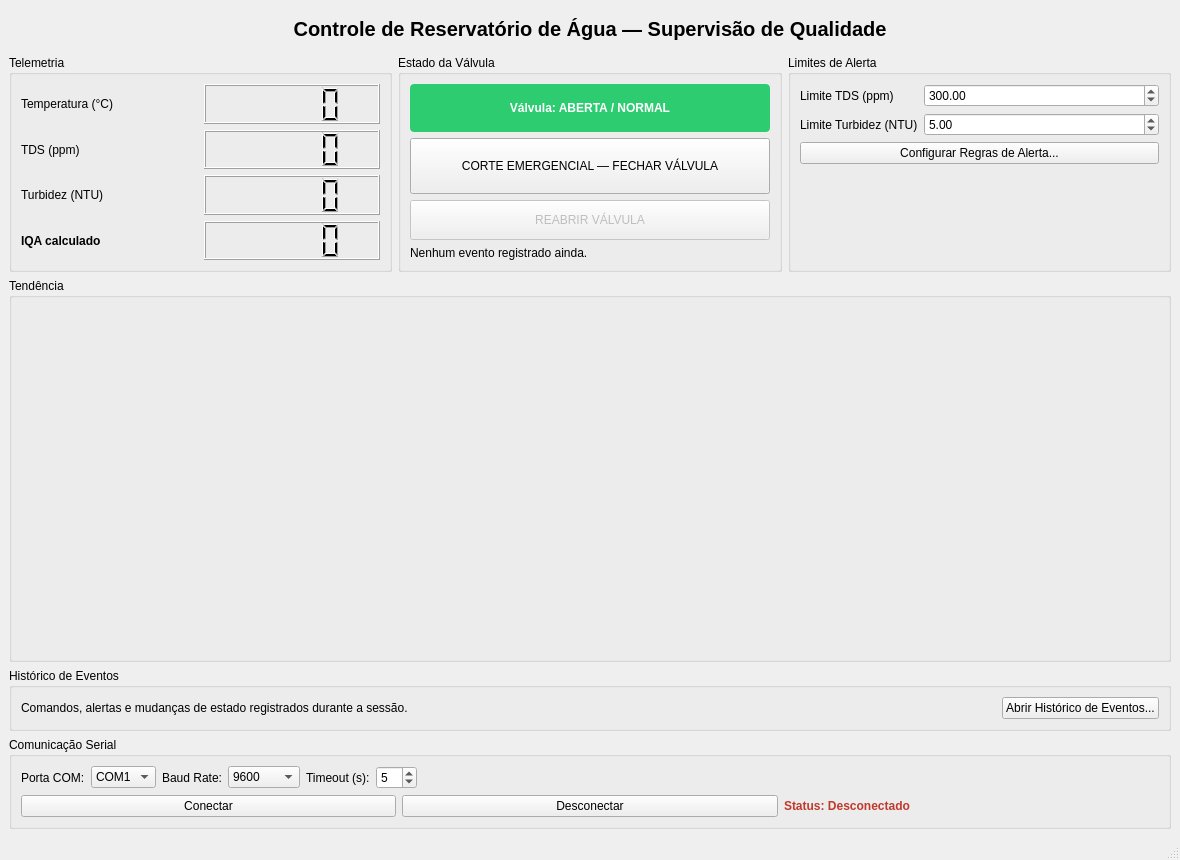
<?xml version="1.0" encoding="UTF-8"?>
<ui version="4.0">
 <class>MainWindow</class>
 <widget class="QMainWindow" name="MainWindow">
  <property name="geometry">
   <rect>
    <x>0</x>
    <y>0</y>
    <width>1180</width>
    <height>860</height>
   </rect>
  </property>
  <property name="minimumSize">
   <size>
    <width>1080</width>
    <height>780</height>
   </size>
  </property>
  <property name="windowTitle">
   <string>Controle de Reservatório de Água</string>
  </property>
  <widget class="QWidget" name="centralwidget">
   <layout class="QVBoxLayout" name="layout_principal">

    <item>
     <widget class="QLabel" name="lbl_titulo">
      <property name="text">
       <string>Controle de Reservatório de Água — Supervisão de Qualidade</string>
      </property>
      <property name="alignment">
       <set>Qt::AlignCenter</set>
      </property>
      <property name="styleSheet">
       <string notr="true">font-size: 20px; font-weight: bold; padding: 8px;</string>
      </property>
     </widget>
    </item>

    <item>
     <layout class="QHBoxLayout" name="layout_linha_topo">

      <item>
       <widget class="QGroupBox" name="group_telemetria">
        <property name="title">
         <string>Telemetria</string>
        </property>
        <layout class="QGridLayout" name="grid_telemetria">
         <item row="0" column="0">
          <widget class="QLabel" name="lbl_temperatura">
           <property name="text">
            <string>Temperatura (°C)</string>
           </property>
          </widget>
         </item>
         <item row="0" column="1">
          <widget class="QLCDNumber" name="lcd_temperatura">
           <property name="digitCount">
            <number>5</number>
           </property>
          </widget>
         </item>
         <item row="1" column="0">
          <widget class="QLabel" name="lbl_tds">
           <property name="text">
            <string>TDS (ppm)</string>
           </property>
          </widget>
         </item>
         <item row="1" column="1">
          <widget class="QLCDNumber" name="lcd_tds">
           <property name="digitCount">
            <number>5</number>
           </property>
          </widget>
         </item>
         <item row="2" column="0">
          <widget class="QLabel" name="lbl_turbidez">
           <property name="text">
            <string>Turbidez (NTU)</string>
           </property>
          </widget>
         </item>
         <item row="2" column="1">
          <widget class="QLCDNumber" name="lcd_turbidez">
           <property name="digitCount">
            <number>5</number>
           </property>
          </widget>
         </item>
         <item row="3" column="0">
          <widget class="QLabel" name="lbl_iqa">
           <property name="text">
            <string>IQA calculado</string>
           </property>
           <property name="styleSheet">
            <string notr="true">font-weight: bold;</string>
           </property>
          </widget>
         </item>
         <item row="3" column="1">
          <widget class="QLCDNumber" name="lcd_iqa">
           <property name="digitCount">
            <number>5</number>
           </property>
          </widget>
         </item>
        </layout>
       </widget>
      </item>

      <item>
       <widget class="QGroupBox" name="group_estado">
        <property name="title">
         <string>Estado da Válvula</string>
        </property>
        <layout class="QVBoxLayout" name="layout_estado">
         <item>
          <widget class="QLabel" name="lbl_valvula_status">
           <property name="text">
            <string>Válvula: ABERTA / NORMAL</string>
           </property>
           <property name="alignment">
            <set>Qt::AlignCenter</set>
           </property>
           <property name="minimumSize">
            <size>
             <width>0</width>
             <height>48</height>
            </size>
           </property>
           <property name="styleSheet">
            <string notr="true">background-color: #2ecc71; color: white; font-weight: bold; border-radius: 4px; padding: 8px;</string>
           </property>
          </widget>
         </item>
         <item>
          <widget class="QPushButton" name="btn_emergencia">
           <property name="text">
            <string>CORTE EMERGENCIAL — FECHAR VÁLVULA</string>
           </property>
           <property name="minimumSize">
            <size>
             <width>0</width>
             <height>56</height>
            </size>
           </property>
          </widget>
         </item>
         <item>
          <widget class="QPushButton" name="btn_abrir_valvula">
           <property name="enabled">
            <bool>false</bool>
           </property>
           <property name="text">
            <string>REABRIR VÁLVULA</string>
           </property>
           <property name="minimumSize">
            <size>
             <width>0</width>
             <height>40</height>
            </size>
           </property>
          </widget>
         </item>
         <item>
          <widget class="QLabel" name="lbl_ultimo_evento">
           <property name="text">
            <string>Nenhum evento registrado ainda.</string>
           </property>
           <property name="wordWrap">
            <bool>true</bool>
           </property>
          </widget>
         </item>
        </layout>
       </widget>
      </item>

      <item>
       <widget class="QGroupBox" name="group_setpoints">
        <property name="title">
         <string>Limites de Alerta</string>
        </property>
        <layout class="QFormLayout" name="form_setpoints">
         <item row="0" column="0">
          <widget class="QLabel" name="lbl_limite_tds">
           <property name="text">
            <string>Limite TDS (ppm)</string>
           </property>
          </widget>
         </item>
         <item row="0" column="1">
          <widget class="QDoubleSpinBox" name="spin_limite_tds">
           <property name="maximum">
            <double>1000.000000000000000</double>
           </property>
           <property name="value">
            <double>300.000000000000000</double>
           </property>
          </widget>
         </item>
         <item row="1" column="0">
          <widget class="QLabel" name="lbl_limite_turbidez">
           <property name="text">
            <string>Limite Turbidez (NTU)</string>
           </property>
          </widget>
         </item>
         <item row="1" column="1">
          <widget class="QDoubleSpinBox" name="spin_limite_turbidez">
           <property name="maximum">
            <double>100.000000000000000</double>
           </property>
           <property name="value">
            <double>5.000000000000000</double>
           </property>
          </widget>
         </item>
         <item row="2" column="0" colspan="2">
          <widget class="QPushButton" name="btn_abrir_configuracoes">
           <property name="text">
            <string>Configurar Regras de Alerta...</string>
           </property>
          </widget>
         </item>
        </layout>
       </widget>
      </item>

     </layout>
    </item>

    <item>
     <widget class="QGroupBox" name="group_grafico">
      <property name="title">
       <string>Tendência</string>
      </property>
      <layout class="QVBoxLayout" name="layout_graficos">
       <item>
        <layout class="QHBoxLayout" name="layout_graficos_detalhe">
         <item>
          <widget class="QWidget" name="chart_temperatura" native="true">
           <property name="minimumSize">
            <size>
             <width>0</width>
             <height>220</height>
            </size>
           </property>
          </widget>
         </item>
         <item>
          <widget class="QWidget" name="chart_tds" native="true">
           <property name="minimumSize">
            <size>
             <width>0</width>
             <height>220</height>
            </size>
           </property>
          </widget>
         </item>
         <item>
          <widget class="QWidget" name="chart_turbidez" native="true">
           <property name="minimumSize">
            <size>
             <width>0</width>
             <height>220</height>
            </size>
           </property>
          </widget>
         </item>
        </layout>
       </item>
       <item>
        <widget class="QWidget" name="chart_geral" native="true">
         <property name="minimumSize">
          <size>
           <width>0</width>
           <height>240</height>
          </size>
         </property>
        </widget>
       </item>
      </layout>
     </widget>
    </item>

    <item>
     <widget class="QGroupBox" name="group_historico">
      <property name="title">
       <string>Histórico de Eventos</string>
      </property>
      <layout class="QHBoxLayout" name="layout_historico">
       <item>
        <widget class="QLabel" name="lbl_resumo_historico">
         <property name="text">
          <string>Comandos, alertas e mudanças de estado registrados durante a sessão.</string>
         </property>
        </widget>
       </item>
       <item>
        <spacer name="spacer_historico">
         <property name="orientation">
          <enum>Qt::Horizontal</enum>
         </property>
         <property name="sizeHint" stdset="0">
          <size>
           <width>40</width>
           <height>20</height>
          </size>
         </property>
        </spacer>
       </item>
       <item>
        <widget class="QPushButton" name="btn_abrir_historico">
         <property name="text">
          <string>Abrir Histórico de Eventos...</string>
         </property>
        </widget>
       </item>
      </layout>
     </widget>
    </item>

    <item>
     <widget class="QGroupBox" name="group_serial">
      <property name="title">
       <string>Comunicação Serial</string>
      </property>
      <layout class="QVBoxLayout" name="layout_serial">
       <item>
        <layout class="QHBoxLayout" name="layout_serial_config">
         <item>
          <widget class="QLabel" name="lbl_porta_com">
           <property name="text">
            <string>Porta COM:</string>
           </property>
          </widget>
         </item>
         <item>
          <widget class="QComboBox" name="combo_porta_com">
           <item>
            <property name="text">
             <string>COM1</string>
            </property>
           </item>
           <item>
            <property name="text">
             <string>COM3</string>
            </property>
           </item>
           <item>
            <property name="text">
             <string>COM5</string>
            </property>
           </item>
          </widget>
         </item>
         <item>
          <widget class="QLabel" name="lbl_baud_rate">
           <property name="text">
            <string>Baud Rate:</string>
           </property>
          </widget>
         </item>
         <item>
          <widget class="QComboBox" name="combo_baud_rate">
           <item>
            <property name="text">
             <string>9600</string>
            </property>
           </item>
           <item>
            <property name="text">
             <string>115200</string>
            </property>
           </item>
          </widget>
         </item>
         <item>
          <widget class="QLabel" name="lbl_timeout">
           <property name="text">
            <string>Timeout (s):</string>
           </property>
          </widget>
         </item>
         <item>
          <widget class="QSpinBox" name="spin_timeout">
           <property name="minimum">
            <number>1</number>
           </property>
           <property name="maximum">
            <number>30</number>
           </property>
           <property name="value">
            <number>5</number>
           </property>
          </widget>
         </item>
         <item>
          <spacer name="spacer_serial_config">
           <property name="orientation">
            <enum>Qt::Horizontal</enum>
           </property>
           <property name="sizeHint" stdset="0">
            <size>
             <width>40</width>
             <height>20</height>
            </size>
           </property>
          </spacer>
         </item>
        </layout>
       </item>
       <item>
        <layout class="QHBoxLayout" name="layout_serial_acoes">
         <item>
          <widget class="QPushButton" name="btn_conectar">
           <property name="text">
            <string>Conectar</string>
           </property>
          </widget>
         </item>
         <item>
          <widget class="QPushButton" name="btn_desconectar">
           <property name="text">
            <string>Desconectar</string>
           </property>
          </widget>
         </item>
         <item>
          <widget class="QLabel" name="lbl_status_conexao">
           <property name="text">
            <string>Status: Desconectado</string>
           </property>
           <property name="styleSheet">
            <string notr="true">font-weight: bold; color: #c0392b;</string>
           </property>
          </widget>
         </item>
        </layout>
       </item>
      </layout>
     </widget>
    </item>

   </layout>
  </widget>
  <widget class="QMenuBar" name="menubar">
   <property name="geometry">
    <rect>
     <x>0</x>
     <y>0</y>
     <width>1180</width>
     <height>22</height>
    </rect>
   </property>
  </widget>
  <widget class="QStatusBar" name="statusbar"/>
 </widget>
 <resources/>
 <connections/>
</ui>
